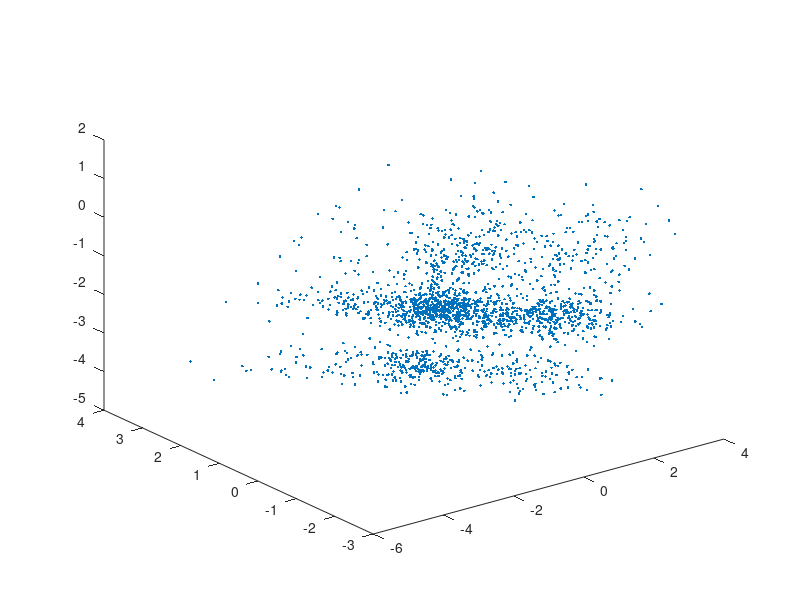

Write the MATLAB code that produced this figure. (Note: this script raises an error after producing the figure.)
% This demonstrates vbICA2 on 3 dimensional data produced by mixing 2
% sources and adding 5% Gaussian noise.

load test.mat
data = alldata(:,[501:1000,3001:4500]);

fprintf('Press any key to plot 2000-vector data distribution...')
pause
fprintf('\n')
figure(1)
plot3(data(1,:),data(2,:),data(3,:),'.')

fprintf('ICA network will learn 3 MoG sources with 3 states each, \n')
fprintf('and with isotropic noise on 1000 data points.\n')
fprintf('Press any key to continue...')
pause
fprintf('\n')
figure(2)
net = vbica2(data(:,1:1000),[3 3 3],'g',1);


fprintf('Learning has finished. Press any key to plot reconstructions...')
pause
fprintf('\n')
figure(3)
plotsignals(net.recon)
fprintf('One of the sources has been suppressed by ARD - two \n')
fprintf('significant sources found.\n')

fprintf('Press any key to unmix rest of the data...')
pause
fprintf('\n')
recon = unmix2(data,net);


fprintf('Press any key to plot underlying distribution...')
pause
fprintf('\n')
figure(4)
plot(recon.signals(1,:),recon.signals(2,:),'.')

fprintf('Press any key to plot (significant) source models...')
pause
fprintf('\n')
figure(5)
subplot(2,2,1),hist(sources{2}(1,:),100)
subplot(2,2,2),hist(sources{2}(2,:),100)
subplot(2,2,3),plotMoG(net.sources{1})
subplot(2,2,4),plotMoG(net.sources{2})
fprintf('Sources may be permuted and scaled...\n\n')
fprintf('The End\n')
